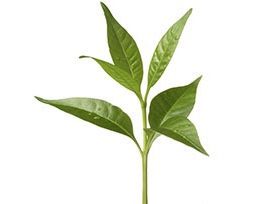
#> input picture images/ex7.jpg, 257 x 204 px, found by its file name
$ jupyter execute eg_7.ipynb
#> lines starting #> are read from the running program, lines starting #| are printed output that depends on the picture; after the words box and inside, x2 and y2 are one past the last pixel; in counts of white or black regions, pixels touching at a corner belong together
[cell 1]
import cv2
import numpy as np
import matplotlib.pyplot as plt

[cell 2]
def reloadImg():
    return cv2.imread('../../data/ex7.jpg')
#> returned value is the input picture: shape (204, 257, 3); mean B, G, R 223.7, 236.4, 233.4

[cell 3]
leaf_cascade = cv2.CascadeClassifier('trained_1/cascade.xml')
#eye_cascade = cv2.CascadeClassifier('D:/Users/703195115/HeRe/personal data/Study/practice/count_no_of_leaves_frm_image/resources/haarcascade_eye.xml')

img  = reloadImg()
plt.imshow(img)
plt.show()

[cell 4]
gray = cv2.cvtColor(img,cv2.COLOR_BGR2GRAY)
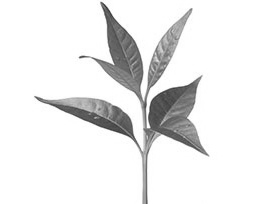
#> gray: shape (204, 257); min 43, max 255, mean 234.1
ret, thresh = cv2.threshold(gray,0,255,cv2.THRESH_BINARY_INV+cv2.THRESH_OTSU)
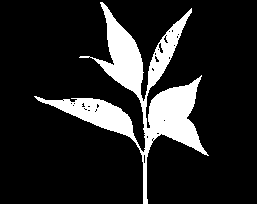
#> thresh: shape (204, 257); 15% white; 1 white region, box (x1, y1, x2, y2) and area: (34, 2, 209, 204) 7853
#> ret = 187
plt.imshow(thresh)
plt.show()

[cell 5]
leaves = leaf_cascade.detectMultiScale(thresh,1.3,3)
#> leaves = [[77, 50, 34, 34], [77, 86, 55, 55], [147, 23, 44, 44], [105, 21, 44, 44], [158, 56, 44, 44], [183, 102, 66, 66], [129, 109, 71, 71], [68, 43, 91, 91]]
loc_lst = []
for pts in leaves:
    loc_lst.append((pts[0],pts[1]))
#> this loop made 8 passes
#> after the loop, loc_lst = [(77, 50), (77, 86), (147, 23), (105, 21), (158, 56), (183, 102), (129, 109), (68, 43)]
loc_lst
#> Out has the same summary as loc_lst

[cell 6]
# donot use this function , my python kernel was crashign due to this
#final_loc_lst2,weightss = cv2.groupRectangles(loc_lst,1,0.7)

[cell 7]
threshold = 25

idx=0
final_loc_lst = []
final_loc_lst.append(loc_lst[0])

loc_lst.sort(key=lambda x: x[1], reverse=True)

if len(loc_lst)>1:
    while idx < (len(loc_lst)-1):
        try:
            diff0 = abs(loc_lst[idx+1][0] - loc_lst[idx][0])
            diff1 = abs(loc_lst[idx+1][1] - loc_lst[idx][1])
        except:
            print('err:',idx)
        if diff0 > threshold or  diff1 > threshold :
            final_loc_lst.append(loc_lst[idx+1])
        idx += 1
#> this loop made 7 passes
#> (diff0, diff1) on passes 1 to 7: (54, 7), (106, 16), (81, 30), (81, 6), (9, 7), (79, 20), (42, 2)
#> after the loop, final_loc_lst = [(77, 50), (183, 102), (77, 86), (158, 56), (77, 50), (147, 23), (105, 21)]; idx = 7

    #print(final_loc_lst)
    print('=======================================================')
    if len(final_loc_lst) > 1:
        final_loc_lst.sort(key=lambda x: x[0], reverse=True)
        final_loc_lst2 = []
        final_loc_lst2.append(final_loc_lst[0])
        idx = 0

        while idx < (len(final_loc_lst)-1):
            try:
                diff0 = abs(final_loc_lst[idx+1][0] - final_loc_lst[idx][0])
                diff1 = abs(final_loc_lst[idx+1][1] - final_loc_lst[idx][1])
            except:
                print('err:',idx)
            print(final_loc_lst[idx+1],' - ',final_loc_lst[idx], ' ', diff0, ' ', diff1,' ', (diff0 > threshold), ' ', diff1 > threshold, ' ', (diff0 > threshold or  diff1 > threshold ))
            if diff0 > threshold or  diff1 > threshold :
                final_loc_lst2.append(final_loc_lst[idx+1])
            idx += 1
#> this loop made 6 passes
#> (diff0, diff1) on passes 1 to 6: (25, 46), (11, 33), (42, 2), (28, 29), (0, 36), (0, 36)
#| (158, 56)  -  (183, 102)   25   46   False   True   True
#| (147, 23)  -  (158, 56)   11   33   False   True   True
#| (105, 21)  -  (147, 23)   42   2   True   False   True
#| (77, 50)  -  (105, 21)   28   29   True   True   True
#| (77, 86)  -  (77, 50)   0   36   False   True   True
#| (77, 50)  -  (77, 86)   0   36   False   True   True
#> after the loop, final_loc_lst2 = [(183, 102), (158, 56), (147, 23), (105, 21), (77, 50), (77, 86), (77, 50)]; idx = 6


print(final_loc_lst2)
#| [(183, 102), (158, 56), (147, 23), (105, 21), (77, 50), (77, 86), (77, 50)]

[cell 8]
img  = reloadImg()

cnt=0
for (x,y) in final_loc_lst2:
    cv2.rectangle(img, (x,y), (x+40, y+40), (255,0,0),2 )
    cnt+=1
#> this loop made 7 passes
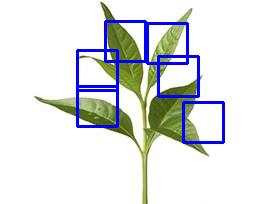
#> img: shape (204, 257, 3); 5.23% of pixels changed, all inside (x1, y1, x2, y2) = (76, 20, 225, 144)
#> after the loop, cnt = 7
print('no. of leaves:',cnt)
#| no. of leaves: 7

plt.imshow(img)
plt.show()

cv2.imshow('detected_leaves',img)
cv2.waitKey(0)
cv2.destroyAllWindows()
